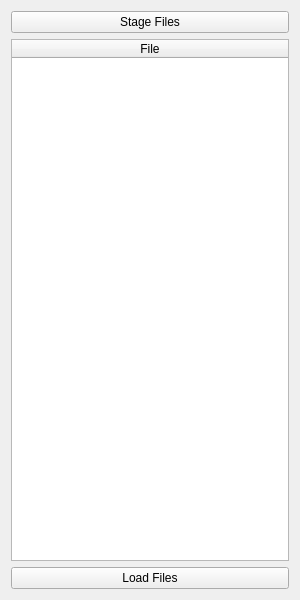
<?xml version="1.0" encoding="UTF-8"?>
<ui version="4.0">
 <class>DataLoader</class>
 <widget class="QWidget" name="DataLoader">
  <property name="geometry">
   <rect>
    <x>0</x>
    <y>0</y>
    <width>300</width>
    <height>600</height>
   </rect>
  </property>
  <property name="sizePolicy">
   <sizepolicy hsizetype="Expanding" vsizetype="Expanding">
    <horstretch>0</horstretch>
    <verstretch>0</verstretch>
   </sizepolicy>
  </property>
  <property name="windowTitle">
   <string>Data Loader</string>
  </property>
  <property name="layoutDirection">
   <enum>Qt::LeftToRight</enum>
  </property>
  <layout class="QVBoxLayout" name="verticalLayout_2">
   <item>
    <widget class="QPushButton" name="pushButton_StageFiles">
     <property name="sizePolicy">
      <sizepolicy hsizetype="Expanding" vsizetype="Fixed">
       <horstretch>0</horstretch>
       <verstretch>0</verstretch>
      </sizepolicy>
     </property>
     <property name="text">
      <string>Stage Files</string>
     </property>
    </widget>
   </item>
   <item>
    <widget class="QTableWidget" name="tableWidget_LoadFiles">
     <property name="columnCount">
      <number>1</number>
     </property>
     <attribute name="horizontalHeaderStretchLastSection">
      <bool>true</bool>
     </attribute>
     <attribute name="verticalHeaderVisible">
      <bool>false</bool>
     </attribute>
     <column>
      <property name="text">
       <string>File</string>
      </property>
     </column>
    </widget>
   </item>
   <item>
    <widget class="QPushButton" name="pushButton_LoadFiles">
     <property name="sizePolicy">
      <sizepolicy hsizetype="Expanding" vsizetype="Fixed">
       <horstretch>0</horstretch>
       <verstretch>0</verstretch>
      </sizepolicy>
     </property>
     <property name="text">
      <string>Load Files</string>
     </property>
    </widget>
   </item>
  </layout>
 </widget>
 <resources/>
 <connections/>
</ui>
